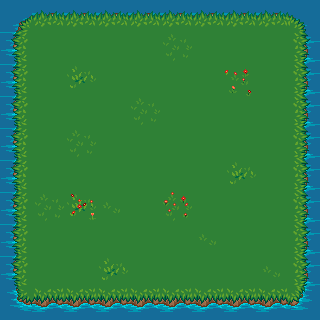

Below is a game level as drawn by its tile map, then a one-line description and the .tmx file that defines it, in full:
An orthogonal 10x10 tile map with 32x32 px tiles, 1 tile layer (Ground).

<map version="1.0" orientation="orthogonal" renderorder="right-down" width="10" height="10" tilewidth="32" tileheight="32" nextobjectid="1">
 <tileset firstgid="1" name="terrain" tilewidth="32" tileheight="32" tilecount="483" columns="21">
  <image source="terrain.png" width="672" height="736" />
 </tileset>
 <layer name="Ground" width="10" height="10">
  <data encoding="csv">
260,344,344,344,344,344,344,344,344,261,
324,191,191,191,191,233,191,191,191,322,
324,191,232,191,191,191,191,237,191,322,
324,191,191,191,233,191,191,191,191,322,
324,191,233,191,191,191,191,191,191,322,
324,191,191,191,191,191,191,232,191,322,
324,233,235,234,191,236,191,191,191,322,
324,191,191,191,191,191,234,191,194,322,
324,191,191,232,191,191,191,191,234,322,
281,302,302,302,302,302,302,302,302,282
</data>
 </layer>
</map>
